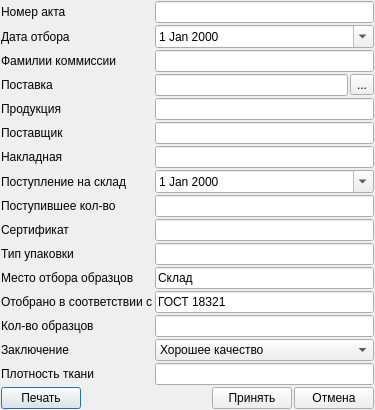
<?xml version="1.0" encoding="UTF-8"?>
<ui version="4.0">
 <class>Dialog</class>
 <widget class="QDialog" name="Dialog">
  <property name="geometry">
   <rect>
    <x>0</x>
    <y>0</y>
    <width>344</width>
    <height>389</height>
   </rect>
  </property>
  <property name="windowTitle">
   <string>Акт отбора образцов</string>
  </property>
  <layout class="QGridLayout" name="gridLayout">
   <property name="leftMargin">
    <number>1</number>
   </property>
   <property name="topMargin">
    <number>1</number>
   </property>
   <property name="rightMargin">
    <number>1</number>
   </property>
   <property name="bottomMargin">
    <number>1</number>
   </property>
   <property name="spacing">
    <number>2</number>
   </property>
   <item row="0" column="0">
    <layout class="QFormLayout" name="formLayout">
     <property name="horizontalSpacing">
      <number>2</number>
     </property>
     <property name="verticalSpacing">
      <number>2</number>
     </property>
     <item row="2" column="0">
      <widget class="QLabel" name="label">
       <property name="text">
        <string>Фамилии коммиссии</string>
       </property>
      </widget>
     </item>
     <item row="2" column="1">
      <widget class="QLineEdit" name="ui_le_workers"/>
     </item>
     <item row="3" column="0">
      <widget class="QLabel" name="label_2">
       <property name="text">
        <string>Поставка</string>
       </property>
      </widget>
     </item>
     <item row="3" column="1">
      <layout class="QHBoxLayout" name="horizontalLayout">
       <property name="spacing">
        <number>2</number>
       </property>
       <item>
        <widget class="QLineEdit" name="ui_le_supply">
         <property name="readOnly">
          <bool>true</bool>
         </property>
        </widget>
       </item>
       <item>
        <widget class="QToolButton" name="toolButton">
         <property name="text">
          <string>...</string>
         </property>
        </widget>
       </item>
      </layout>
     </item>
     <item row="4" column="0">
      <widget class="QLabel" name="label_3">
       <property name="text">
        <string>Продукция</string>
       </property>
      </widget>
     </item>
     <item row="4" column="1">
      <widget class="QLineEdit" name="ui_le_type_material"/>
     </item>
     <item row="5" column="0">
      <widget class="QLabel" name="label_4">
       <property name="text">
        <string>Поставщик</string>
       </property>
      </widget>
     </item>
     <item row="5" column="1">
      <widget class="QLineEdit" name="ui_le_supply_provider"/>
     </item>
     <item row="6" column="0">
      <widget class="QLabel" name="label_5">
       <property name="text">
        <string>Накладная</string>
       </property>
      </widget>
     </item>
     <item row="6" column="1">
      <widget class="QLineEdit" name="ui_le_supply_act"/>
     </item>
     <item row="7" column="0">
      <widget class="QLabel" name="label_6">
       <property name="text">
        <string>Поступление на склад</string>
       </property>
      </widget>
     </item>
     <item row="7" column="1">
      <widget class="QDateEdit" name="ui_de_supply_date">
       <property name="calendarPopup">
        <bool>true</bool>
       </property>
      </widget>
     </item>
     <item row="8" column="0">
      <widget class="QLabel" name="label_7">
       <property name="text">
        <string>Поступившее кол-во</string>
       </property>
      </widget>
     </item>
     <item row="8" column="1">
      <widget class="QLineEdit" name="ui_le_supply_value"/>
     </item>
     <item row="10" column="0">
      <widget class="QLabel" name="label_8">
       <property name="text">
        <string>Тип упаковки</string>
       </property>
      </widget>
     </item>
     <item row="10" column="1">
      <widget class="QLineEdit" name="ui_le_type_pack"/>
     </item>
     <item row="11" column="0">
      <widget class="QLabel" name="label_9">
       <property name="text">
        <string>Место отбора образцов</string>
       </property>
      </widget>
     </item>
     <item row="11" column="1">
      <widget class="QLineEdit" name="ui_le_audit_location">
       <property name="text">
        <string>Склад</string>
       </property>
      </widget>
     </item>
     <item row="12" column="0">
      <widget class="QLabel" name="label_10">
       <property name="text">
        <string>Отобрано в соответствии с</string>
       </property>
      </widget>
     </item>
     <item row="12" column="1">
      <widget class="QLineEdit" name="ui_le_gost">
       <property name="text">
        <string>ГОСТ 18321</string>
       </property>
      </widget>
     </item>
     <item row="13" column="0">
      <widget class="QLabel" name="label_11">
       <property name="text">
        <string>Кол-во образцов</string>
       </property>
      </widget>
     </item>
     <item row="13" column="1">
      <widget class="QLineEdit" name="ui_le_audit_value"/>
     </item>
     <item row="0" column="0">
      <widget class="QLabel" name="label_12">
       <property name="text">
        <string>Номер акта</string>
       </property>
      </widget>
     </item>
     <item row="0" column="1">
      <widget class="QLineEdit" name="ui_le_id">
       <property name="readOnly">
        <bool>true</bool>
       </property>
      </widget>
     </item>
     <item row="14" column="0">
      <widget class="QLabel" name="label_13">
       <property name="text">
        <string>Заключение</string>
       </property>
      </widget>
     </item>
     <item row="14" column="1">
      <widget class="QComboBox" name="ui_cb_quality">
       <item>
        <property name="text">
         <string>Хорошее качество</string>
        </property>
       </item>
       <item>
        <property name="text">
         <string>Удовлетворительное качество</string>
        </property>
       </item>
       <item>
        <property name="text">
         <string>Неудовлетворительное качество</string>
        </property>
       </item>
      </widget>
     </item>
     <item row="1" column="0">
      <widget class="QLabel" name="label_14">
       <property name="text">
        <string>Дата отбора</string>
       </property>
      </widget>
     </item>
     <item row="1" column="1">
      <widget class="QDateEdit" name="ui_de_act_date">
       <property name="calendarPopup">
        <bool>true</bool>
       </property>
      </widget>
     </item>
     <item row="9" column="0">
      <widget class="QLabel" name="label_15">
       <property name="text">
        <string>Сертификат</string>
       </property>
      </widget>
     </item>
     <item row="9" column="1">
      <widget class="QLineEdit" name="ui_le_sertificat"/>
     </item>
     <item row="15" column="0">
      <widget class="QLabel" name="label_16">
       <property name="text">
        <string>Плотность ткани</string>
       </property>
      </widget>
     </item>
     <item row="15" column="1">
      <widget class="QLineEdit" name="ui_le_density"/>
     </item>
    </layout>
   </item>
   <item row="2" column="0">
    <layout class="QHBoxLayout" name="horizontalLayout_2">
     <item>
      <widget class="QPushButton" name="pushButton_3">
       <property name="text">
        <string>Печать</string>
       </property>
      </widget>
     </item>
     <item>
      <spacer name="horizontalSpacer">
       <property name="orientation">
        <enum>Qt::Horizontal</enum>
       </property>
       <property name="sizeHint" stdset="0">
        <size>
         <width>40</width>
         <height>20</height>
        </size>
       </property>
      </spacer>
     </item>
     <item>
      <widget class="QPushButton" name="pushButton_2">
       <property name="text">
        <string>Принять</string>
       </property>
      </widget>
     </item>
     <item>
      <widget class="QPushButton" name="pushButton">
       <property name="text">
        <string>Отмена</string>
       </property>
      </widget>
     </item>
    </layout>
   </item>
   <item row="1" column="0">
    <spacer name="verticalSpacer">
     <property name="orientation">
      <enum>Qt::Vertical</enum>
     </property>
     <property name="sizeHint" stdset="0">
      <size>
       <width>20</width>
       <height>40</height>
      </size>
     </property>
    </spacer>
   </item>
  </layout>
 </widget>
 <resources/>
 <connections>
  <connection>
   <sender>toolButton</sender>
   <signal>clicked()</signal>
   <receiver>Dialog</receiver>
   <slot>ui_viev_supply_list()</slot>
   <hints>
    <hint type="sourcelabel">
     <x>340</x>
     <y>87</y>
    </hint>
    <hint type="destinationlabel">
     <x>343</x>
     <y>136</y>
    </hint>
   </hints>
  </connection>
  <connection>
   <sender>pushButton_2</sender>
   <signal>clicked()</signal>
   <receiver>Dialog</receiver>
   <slot>ui_acc()</slot>
   <hints>
    <hint type="sourcelabel">
     <x>215</x>
     <y>377</y>
    </hint>
    <hint type="destinationlabel">
     <x>222</x>
     <y>472</y>
    </hint>
   </hints>
  </connection>
  <connection>
   <sender>pushButton</sender>
   <signal>clicked()</signal>
   <receiver>Dialog</receiver>
   <slot>ui_can()</slot>
   <hints>
    <hint type="sourcelabel">
     <x>325</x>
     <y>368</y>
    </hint>
    <hint type="destinationlabel">
     <x>327</x>
     <y>459</y>
    </hint>
   </hints>
  </connection>
  <connection>
   <sender>pushButton_3</sender>
   <signal>clicked()</signal>
   <receiver>Dialog</receiver>
   <slot>ui_print()</slot>
   <hints>
    <hint type="sourcelabel">
     <x>24</x>
     <y>377</y>
    </hint>
    <hint type="destinationlabel">
     <x>30</x>
     <y>497</y>
    </hint>
   </hints>
  </connection>
 </connections>
 <slots>
  <slot>ui_viev_supply_list()</slot>
  <slot>ui_acc()</slot>
  <slot>ui_can()</slot>
  <slot>ui_print()</slot>
 </slots>
</ui>
